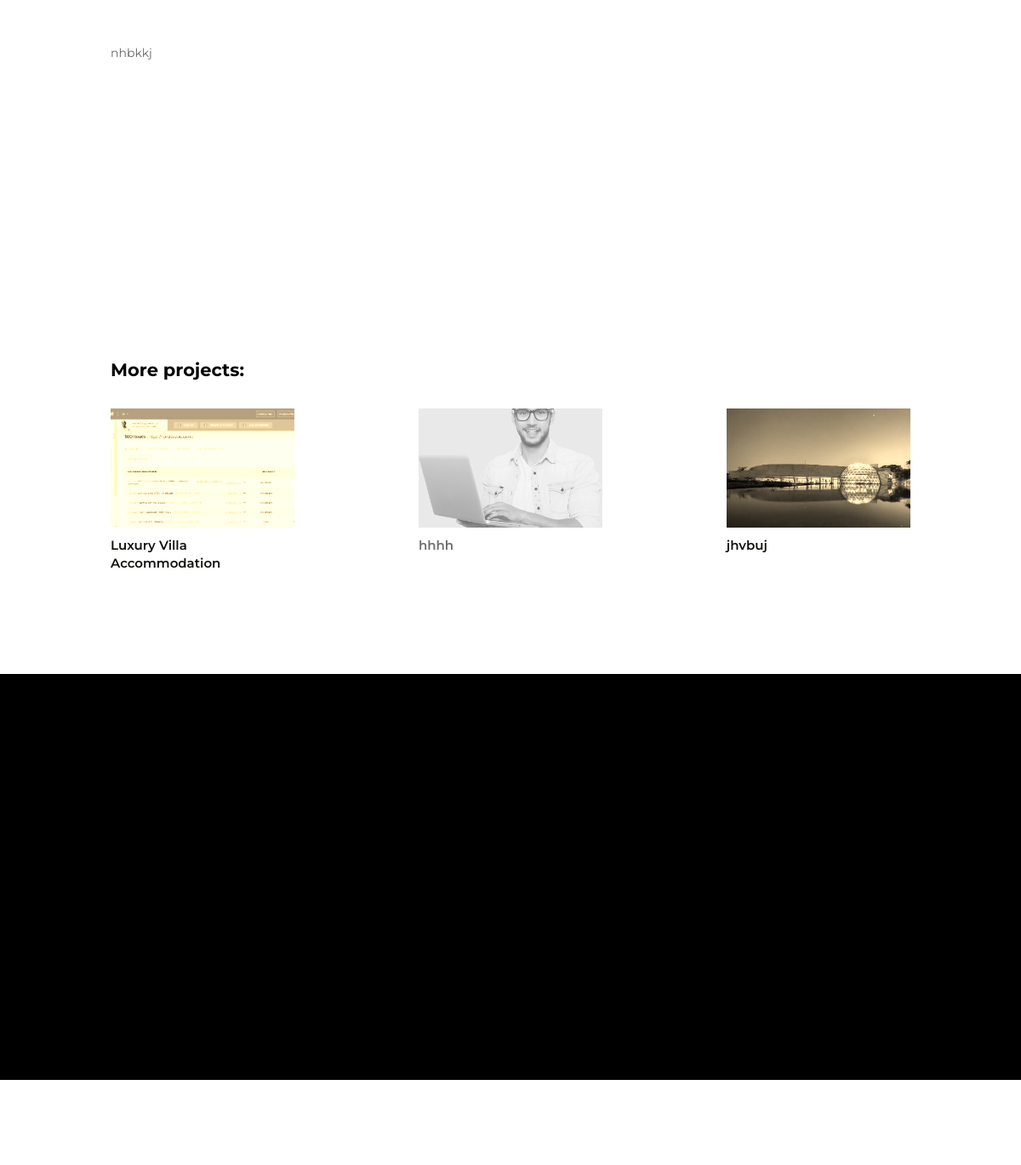
Before: /project/project/2/ (lower part) with the older database file.
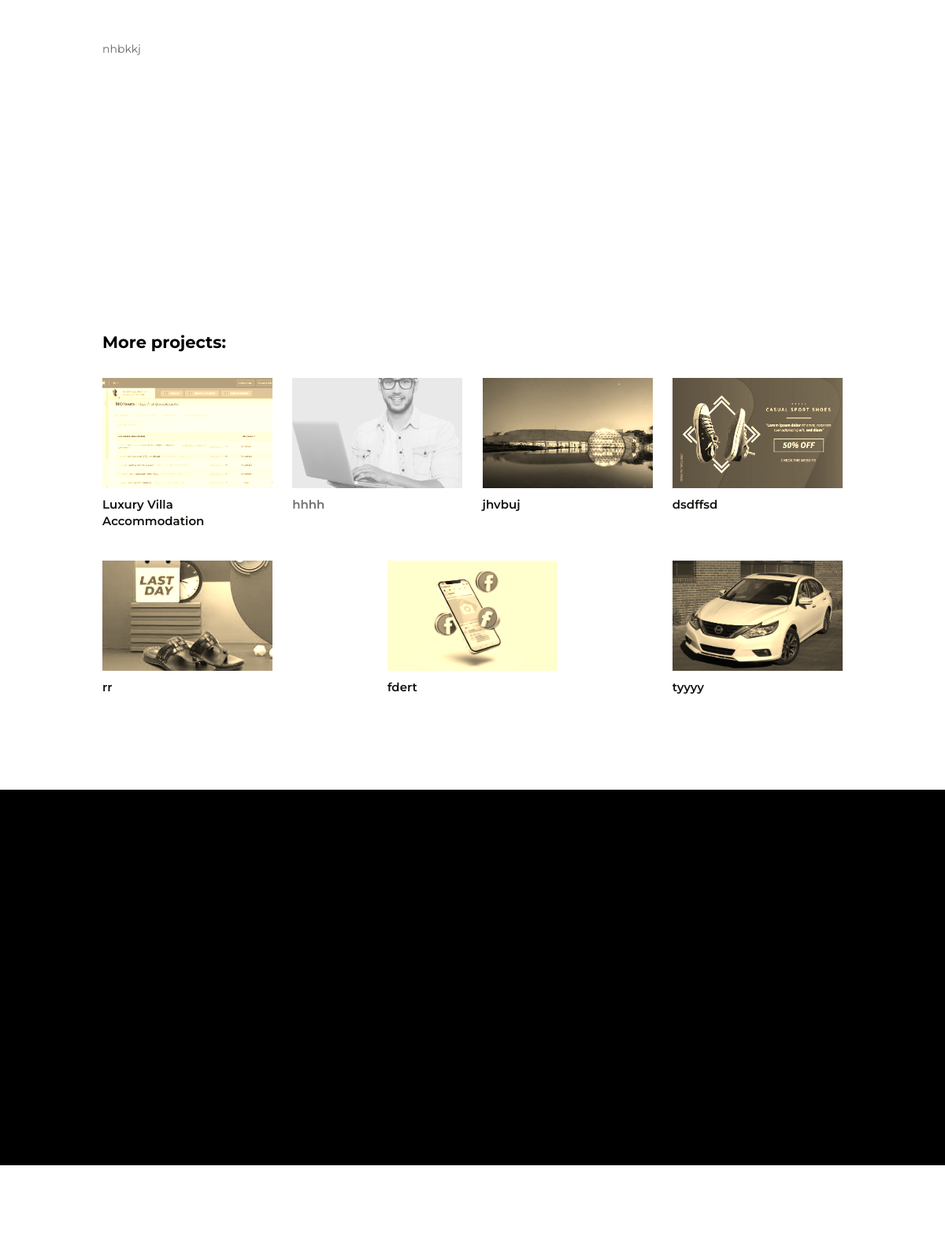
After: the same page with the newer database file.
### projectapp/models.py (models this page shows, shortened)
class Project(models.Model):
    title = models.CharField(max_length=255,help_text='title must be in 255 character')
    categories = models.ForeignKey(Category,on_delete=models.CASCADE,null=True,blank=True)
    thumnail_image =models.ImageField(upload_to="project_imgs",help_text='upload thumnail image for project')
    details = RichTextUploadingField(null=True,blank=True,help_text="write details about your project")
    services = RichTextUploadingField(null=True,blank=True,help_text="write service of your project as a list")
    location = models.TextField(null=True,blank=True,help_text="write loaction about your project")
    contractors = models.TextField(null=True,blank=True,help_text="write contractors about your project")
    developer = models.TextField(null=True,blank=True,help_text="write developer about your project")

### projectapp/views.py (the view)
# urls.py: path('project/<int:pk>/', views.project_details, name='project_detailspage'),
def project_details(request,pk):
    object = Project.objects.get(pk=pk)
    all = Project.objects.all()
    context ={
        'object':object,
        'all':all
    }
    return render(request,'projectapp/project_details.html',context)

### homeapp/context_processors.py (called while the page is built)
def get_category_context(request):
    categories = Category.objects.all()
    return {
        'categories': categories,
    }

### projectapp/models.py (called while the page is built)
    def get_absolute_url(self):
        return reverse('homeapp:categorypage', kwargs={'pk':self.pk})

### templates/projectapp/project_details.html (shortened to what this page needs)
{% extends 'base.html' %}
{% load static %}
{% block content %}
<div id="projects" class="section _200 wf-section" style="padding-top:15px !important;">
    <div class="w-dyn-list">
        <div role="list" class="w-dyn-items">
            <div role="listitem" class="w-dyn-item">
                <div class="w-container">
                   <p class="paragraph-70 project">{{object.details|safe}}</p>
                    <div class="columns-3 w-row">
                        <div class="column-5 w-col w-col-6">
                            <div class="project-list-div">
                            </div>
                        </div>
                        <div class="column-6 w-col w-col-6">
                            <div class="services-list-div">
                            </div>
                        </div>
                    </div>
                </div>
            </div>
        </div>
    </div>
    <div class="container-9 w-container">
        <h3 data-w-id="e2eb9168-b021-aba7-ba86-bdbaf881c7d8" style="opacity:1" class="subhead">More projects:</h3>
        <div data-w-id="2d0e94ff-8826-bcdd-2e25-b84de2c3d495" style="opacity:1" class="w-dyn-list">
            <div role="list" class="collection-list-5 w-dyn-items">
                {% for project in all %}
                <div role="listitem" class="collection-item-5 w-dyn-item">
                    <a href="{% url 'projectapp:project_detailspage'  project.pk %}" aria-current="page" class="project-link-block w-inline-block w--current">
                        <main style="background-image:url({{project.thumnail_image.url}})" class="project-menu-thumb"></main>
                        <div class="icon-text-div">
                            <h4 class="project-link-name">{{project.title}}</h4>
                        </div>
                    </a>
                </div>
                {% endfor %}
            </div>
        </div>
    </div>
</div>
{% endblock %}

### templates/base.html (shortened to what this page needs)
{% load static %}
<!DOCTYPE html>
<html data-wf-domain="www.bes.ae" data-wf-page="5f3e11fcd6c90207834590fe" data-wf-site="5ccaa276b7202a688a2b135c">
    <head>
        <link href="{% static 'css/index.css' %}" rel="stylesheet" type="text/css"/>
        <link rel="stylesheet" href="https://cdnjs.cloudflare.com/ajax/libs/font-awesome/6.0.0/css/all.min.css" />
    </head>
    <body>
        {% block content %}
        {% endblock %}
        {% include 'global/footer.html' %}
    </body>
</html>

### templates/global/navbar.html (shortened to what this page needs)
{% load static %}

### templates/global/footer.html (shortened to what this page needs)
{% load static %}
{% block content %}
<div class="section-2 black wf-section">
</div>
<div class="section-2 wf-section">
</div>
{% endblock %}

Changed rows visible on the page:
added Project: thumnail_image (picture), title "dsdffsd"
added Project: thumnail_image (picture), title "rr"
added Project: thumnail_image (picture), title "fdert"
added Project: thumnail_image (picture), title "tyyyy"
